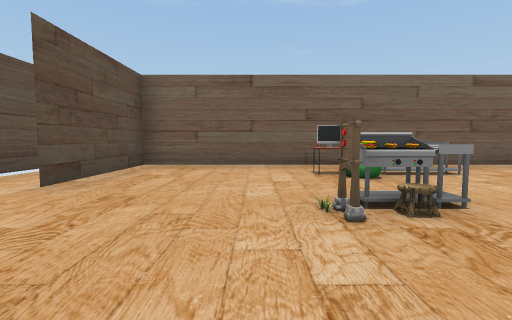
[1] (above)

16 first-person views from a walk through a Unity game level. The camera is 1.2 m above the floor, tilts 4° down and sees 85° across. The floor is counted in squares, 2 m on a side. Each view is taken from the middle of a square. On the plan, view 1 faces up. The plan holds only what a view shows up to about 9 squares ahead; the rest is blank. The player is left out. Some animated figures are left out. Some surface patterns are stand-ins.

[2]
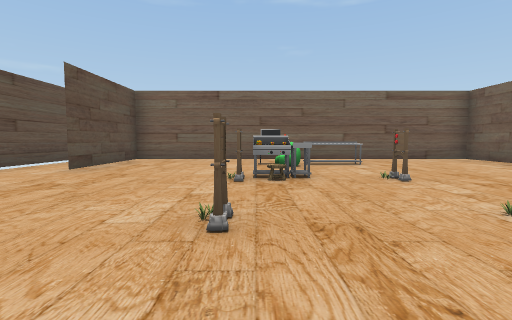

[3]
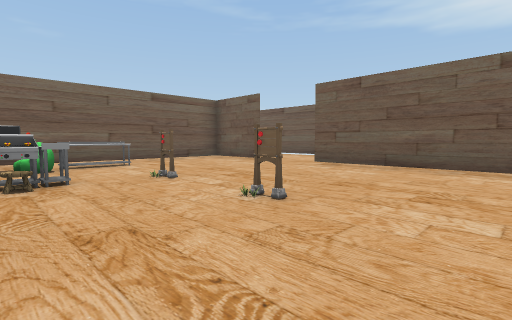

[4]
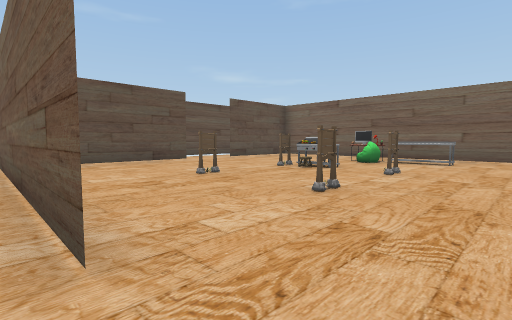

[5]
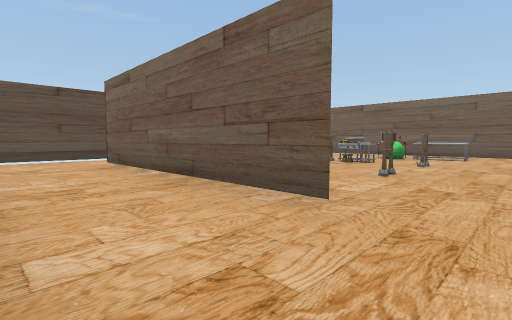

[6]
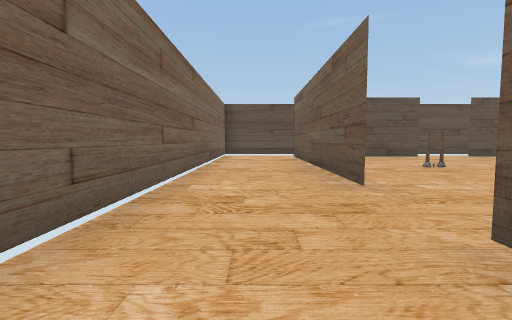

[7]
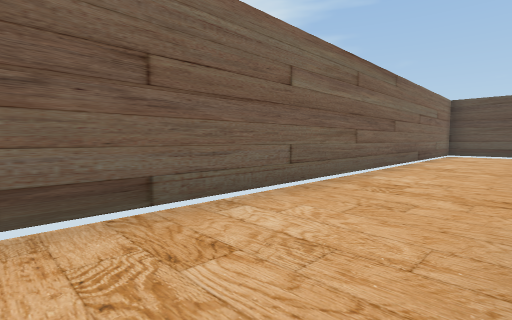

[8]
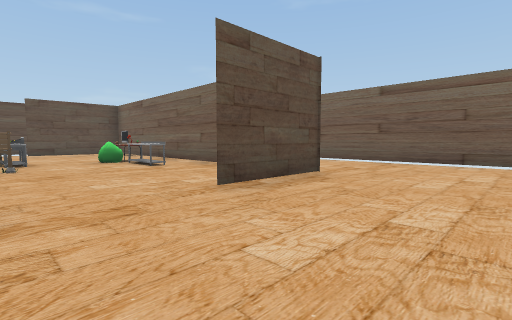

[9]
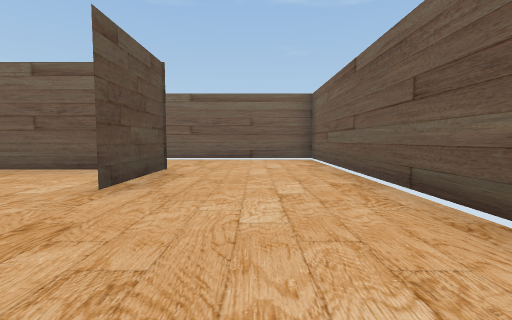

[10]
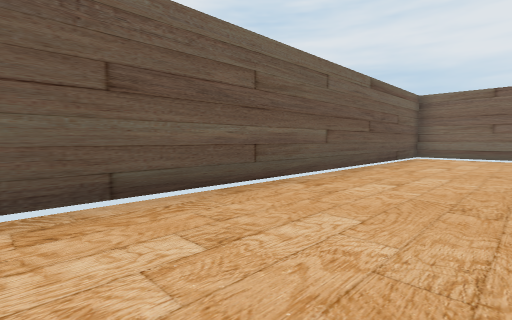

[11]
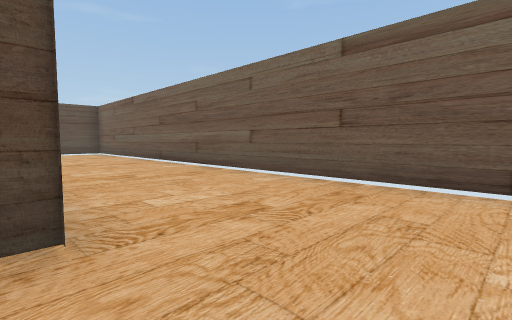

[12]
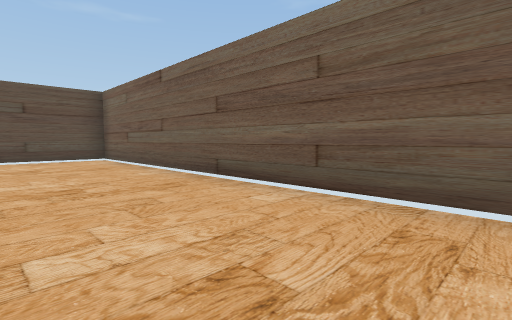

[13]
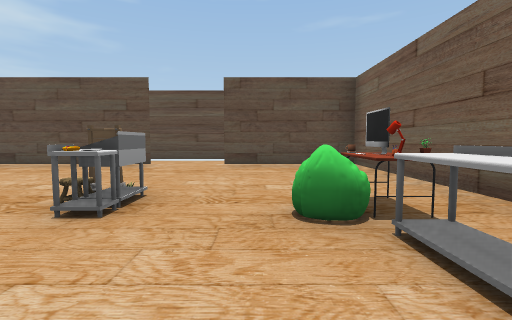

[14]
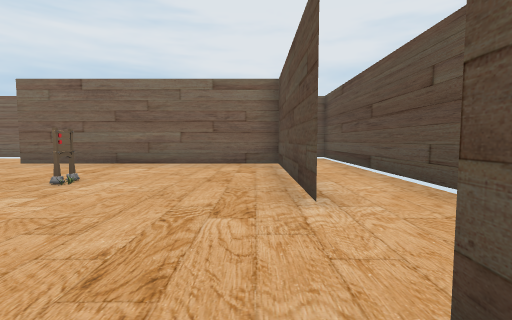

[15]
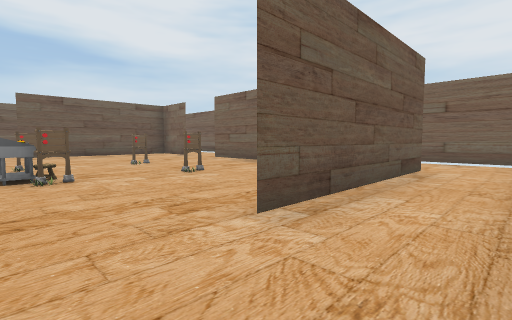

[16]
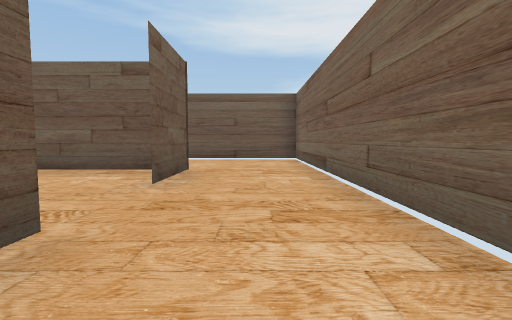

### Floor plan
Key: @ floor where view 1 was taken; # wall or solid block; . floor; T thing the floor can be seen under or through; O other object.
Columns run from 5 left of view 1 to 11 right of it. Each row starts with its distance up from view 1.
 10 #################
  9 #...............#
  8 #...............#
  7 #...............#
  6 #.###########...#
  5 #.#..OOOO...#...#
  4 #.#.............#
  3 #......O........#
  2 #.....O.O...T...#
  1 #.#.........T...#
  0 #.#..@O.O...T...#
 -1 #.#.........T...#
 -2 #.#.........T...#
 -3 #.#######..TT...#
 -4 #...............#
 -5 #...............#
 -6 #################

Where each view was taken, in squares from view 1:
view 1: 0 up, 0 right, facing up
view 2: 2 down, 1 right, facing up
view 3: 2 down, 1 right, facing up-right
view 4: 3 down, 5 right, facing up-left
view 5: 5 down, 5 right, facing up-left
view 6: 4 down, 7 right, facing left
view 7: 3 down, 8 right, facing down-left
view 8: 2 up, 10 right, facing up-left
view 9: 1 up, 9 right, facing up
view 10: 5 up, 8 right, facing down-right
view 11: 6 up, 9 right, facing up-left
view 12: 7 up, 5 right, facing up-left
view 13: 4 up, 4 right, facing left
view 14: 4 up, 2 left, facing down
view 15: 3 up, 4 left, facing down-right
view 16: 4 down, 2 right, facing right
